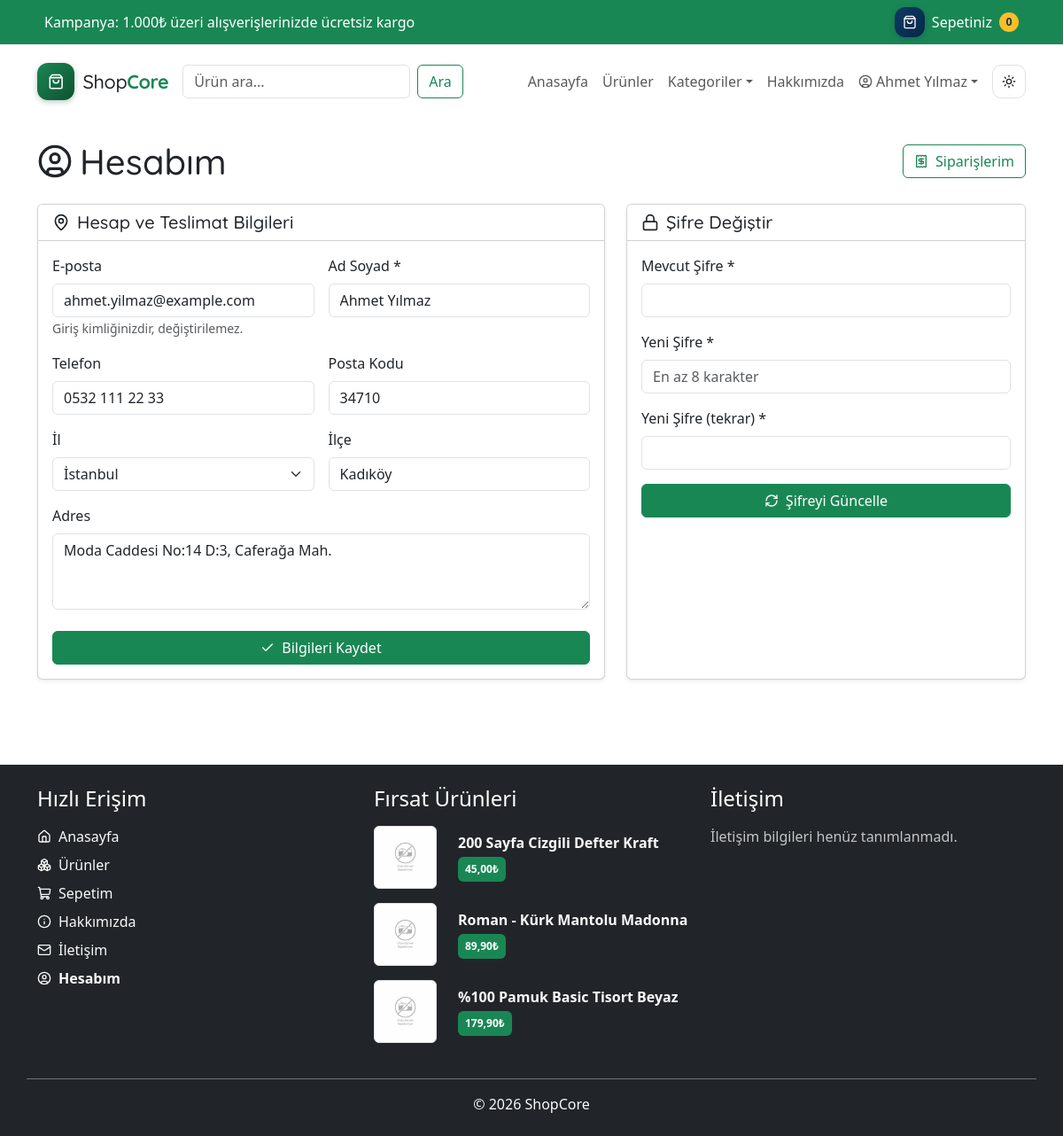
Screenshot of /hesabim.php (signed in) with the database file from the repository.
### tables this page shows
CREATE TABLE `kullanicilar` (
  `id` int(11) NOT NULL AUTO_INCREMENT,
  `adsoyad` varchar(128) NOT NULL,
  `eposta` varchar(128) NOT NULL,
  `telefon` varchar(32) NOT NULL DEFAULT '',
  `il` varchar(64) NOT NULL DEFAULT '',
  `ilce` varchar(64) NOT NULL DEFAULT '',
  `adres` varchar(500) NOT NULL DEFAULT '',
  `posta_kodu` varchar(10) DEFAULT NULL,
  `sifre` varchar(255) NOT NULL,
  `olusturma_tarihi` timestamp NOT NULL DEFAULT current_timestamp(),
  `guncelleme_tarihi` timestamp NOT NULL DEFAULT current_timestamp() ON UPDATE current_timestamp(),
  PRIMARY KEY (`id`),
  UNIQUE KEY `uk_kullanici_eposta` (`eposta`)
);

CREATE TABLE `urunler` (
  `id` int(11) NOT NULL AUTO_INCREMENT,
  `urunadi` varchar(128) NOT NULL,
  `aciklama` mediumtext NOT NULL,
  `fiyat` decimal(10,2) NOT NULL DEFAULT 0.00,
  `stok` int(10) UNSIGNED NOT NULL DEFAULT 0,
  `giris_tarihi` datetime NOT NULL,
  `dzltm_tarihi` timestamp NOT NULL DEFAULT current_timestamp() ON UPDATE current_timestamp(),
  `resim` varchar(128) DEFAULT NULL,
  `kategori_id` int(11) DEFAULT NULL,
  `olusturma_tarihi` timestamp NOT NULL DEFAULT current_timestamp(),
  `guncelleme_tarihi` timestamp NOT NULL DEFAULT current_timestamp() ON UPDATE current_timestamp(),
  PRIMARY KEY (`id`),
  KEY `fk_kategori_id` (`kategori_id`),
  KEY `ix_giris_tarihi` (`giris_tarihi`),
  KEY `ix_kategori_id_sira` (`kategori_id`,`id`),
  CONSTRAINT `fk_kategori_id` FOREIGN KEY (`kategori_id`) REFERENCES `kategoriler` (`id`) ON DELETE CASCADE
);

### hesabim.php (the view, shortened to what the rows shown need)
<?php
kullanici_zorunlu();
$profil = kullanici_bilgisi();
$gonderilen = [];
$deger = function ($alan) use ($gonderilen, $profil) {
    return array_key_exists($alan, $gonderilen) ? $gonderilen[$alan] : (string)($profil[$alan] ?? '');
};
include 'header.php';
?>
<div class="container mt-4 mb-5">
    <div class="d-flex justify-content-between align-items-center mb-4 flex-wrap gap-2">
        <h1 class="baslik mb-0">
            <svg class="ik me-2" aria-hidden="true"><use href="#lk-circle-user"></use></svg>Hesabım
        </h1>
    </div>
    <div class="row g-4">
        <div class="col-lg-7">
            <div class="card shadow-sm h-100">
                <div class="card-header bg-body">
                    <h2 class="baslik h5 mb-0"><svg class="ik me-2" aria-hidden="true"><use href="#lk-map-pin"></use></svg>Hesap ve Teslimat Bilgileri</h2>
                </div>
                <div class="card-body">
                    <form method="post" action="<?= esc($_SERVER['PHP_SELF']) ?>">
                        <div class="row g-3">
                            <div class="col-md-6">
                                <label for="eposta" class="form-label">E-posta</label>
                                <input type="email" id="eposta" class="form-control" value="<?= esc($profil['eposta']) ?>" readonly>
                                <small class="form-text text-muted">Giriş kimliğinizdir, değiştirilemez.</small>
                            </div>
                            <div class="col-md-6">
                                <label for="adsoyad" class="form-label">Ad Soyad *</label>
                                <input type="text" id="adsoyad" name="adsoyad" class="form-control"
                                       maxlength="64" value="<?= esc($deger('adsoyad')) ?>" required>
                            </div>
                            <div class="col-md-6">
                                <label for="telefon" class="form-label">Telefon</label>
                                <input type="tel" id="telefon" name="telefon" class="form-control"
                                       placeholder="5XX XXX XX XX" maxlength="20" value="<?= esc($deger('telefon')) ?>">
                            </div>
                            <div class="col-md-6">
                                <label for="posta_kodu" class="form-label">Posta Kodu</label>
                                <input type="text" id="posta_kodu" name="posta_kodu" class="form-control"
                                       placeholder="Beş haneli posta kodu" maxlength="5" value="<?= esc($deger('posta_kodu')) ?>">
                            </div>
                            <div class="col-md-6">
                                <label for="ilce" class="form-label">İlçe</label>
                                <input type="text" id="ilce" name="ilce" class="form-control"
                                       placeholder="İlçe adı" maxlength="32" value="<?= esc($deger('ilce')) ?>">
                            </div>
                            <div class="col-12">
                                <label for="adres" class="form-label">Adres</label>
                                <textarea id="adres" name="adres" class="form-control" rows="3"
                                          placeholder="Mahalle, Cadde/Sokak, Kapı no..."
                                          maxlength="500"><?= esc($deger('adres')) ?></textarea>
                            </div>
                        </div>
                    </form>
                </div>
            </div>
        </div>
        <div class="col-lg-5">
            <div class="card shadow-sm h-100">
                <div class="card-header bg-body">
                    <h2 class="baslik h5 mb-0"><svg class="ik me-2" aria-hidden="true"><use href="#lk-lock"></use></svg>Şifre Değiştir</h2>
                </div>
            </div>
        </div>
    </div>
</div>
<?php include 'footer.php'; ?>

### header.php (shortened to what the rows shown need)
<!doctype html>
<html lang="tr">
<head>
    <?= varlik_css(APP_VARLIK_FONT_CSS) ?>
    <?= varlik_css(APP_VARLIK_BOOTSTRAP_CSS) ?>
    <?= varlik_css(APP_VARLIK_SWAL_CSS) ?>
    <?= varlik_css('content/css/style.css') ?>
</head>
<body class="site d-flex flex-column min-vh-100">
    <div class="container">
        <nav class="navbar navbar-expand-lg navbar-light bg-body py-3">
            <div class="collapse navbar-collapse" id="navbarSupportedContent">
                <ul class="navbar-nav ms-auto mb-2 mb-lg-0">
                    <?php if (kullanici_girisi_var_mi()): ?>
                        <?php $hesap = kullanici_bilgisi(); ?>
                        <li class="nav-item dropdown">
                            <a class="nav-link dropdown-toggle" href="#" id="hesapDropdown" role="button"
                               data-bs-toggle="dropdown" aria-expanded="false" aria-haspopup="true">
                                <svg class="ik me-1" aria-hidden="true"><use href="#lk-circle-user"></use></svg>
                                <span class="hesap-ad"><?= esc(ozetle($hesap['adsoyad'] ?? 'Hesabım', 18)) ?></span>
                            </a>
                        </li>
                    <?php endif; ?>
                </ul>
            </div>
        </nav>
    </div>
    <main class="flex-grow-1">

### footer.php (shortened to what the rows shown need)
</main>
<footer class="container-fluid bg-dark mt-5">
    <div class="container pt-4 pb-4">
        <div class="row">
            <div class="col-md-4 mb-4 mb-md-0">
                <?php
                try {
                    $veri = db()->query('SELECT id, urunadi, aciklama, fiyat, resim FROM urunler ORDER BY fiyat LIMIT 0,3')->fetchAll(PDO::FETCH_ASSOC) ?: [];
                } catch (PDOException $e) {
                    error_log('footer firsat urunleri: ' . $e->getMessage());
                    $veri = null;
                }
                if ($veri === null) {
                    echo '<p class="text-light opacity-75 mb-0">Ürünler yüklenemedi.</p>';
                } elseif ($veri === []) {
                    echo '<p class="text-light opacity-75 mb-0">Aktif ürün yok.</p>';
                } else {
                    foreach ($veri as $kayit) {
                ?>
                <div class="row mb-3 align-items-center">
                    <div class="col-3">
                        <img src="<?= esc(resim_yolu($kayit['resim'], RESIM_KART_GENISLIK)) ?>" <?= resim_boyut($kayit['resim'], RESIM_KART_GENISLIK) ?> loading="lazy" decoding="async" class="img-fluid img-thumbnail" alt="<?= esc($kayit['urunadi']) ?>">
                    </div>
                    <div class="col-9">
                        <a href="<?= url('urundetay.php', ['id' => (int)$kayit['id']]) ?>" class="text-light text-decoration-none">
                            <p class="mb-1 fw-bold"><?= esc($kayit['urunadi']) ?></p>
                        </a>
                        <span class="badge bg-success p-2"><?= esc(para($kayit['fiyat'])) ?>&#8378;</span>
                    </div>
                </div>
                <?php } }
                ?>
            </div>
        </div>
    </div>
</footer>
</body>
</html>

### rows the page displays
kullanicilar: adsoyad "Ahmet Yılmaz", eposta "ahmet.yilmaz@example.com", telefon "0532 111 22 33", posta_kodu "34710", ilce "Kadıköy", adres "Moda Caddesi No:14 D:3, Caferağa Mah."
urunler: resim (placeholder picture), urunadi "200 Sayfa Cizgili Defter Kraft", fiyat "45,00"
urunler: resim (placeholder picture), urunadi "Roman - Kürk Mantolu Madonna", fiyat "89,90"
urunler: resim (placeholder picture), urunadi "%100 Pamuk Basic Tisort Beyaz", fiyat "179,90"

### other values shown
kargo_esigi() "1.000"
sepet_ozeti()['urun_sayisi'] "0"
$baglanti['ad'] "Anasayfa"
$baglanti['ad'] "Ürünler"
$baglanti['ad'] "Sepetim"
$baglanti['ad'] "Hakkımızda"
$baglanti['ad'] "İletişim"
$baglanti['ad'] "Hesabım"
form field il "İstanbul"
